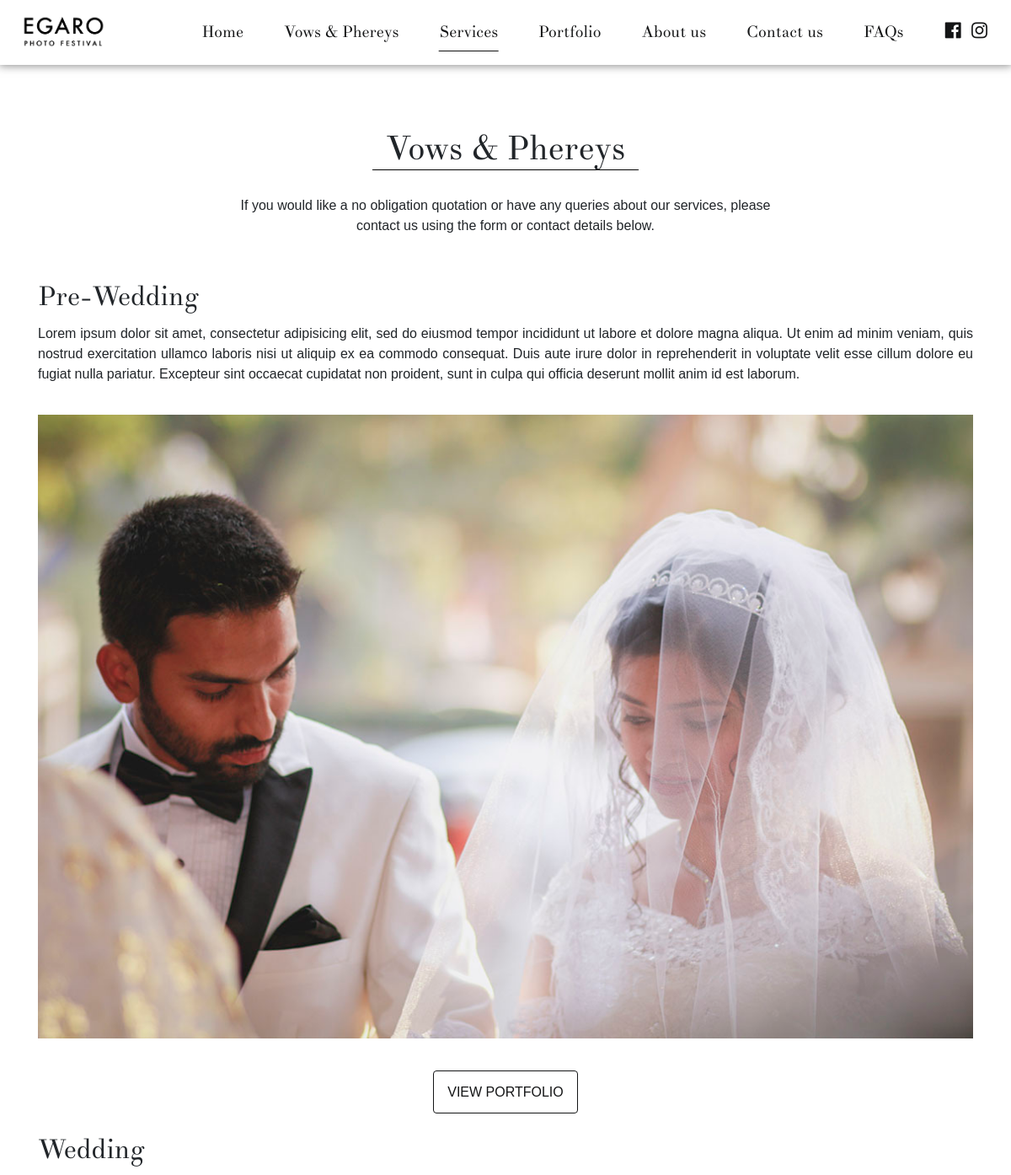
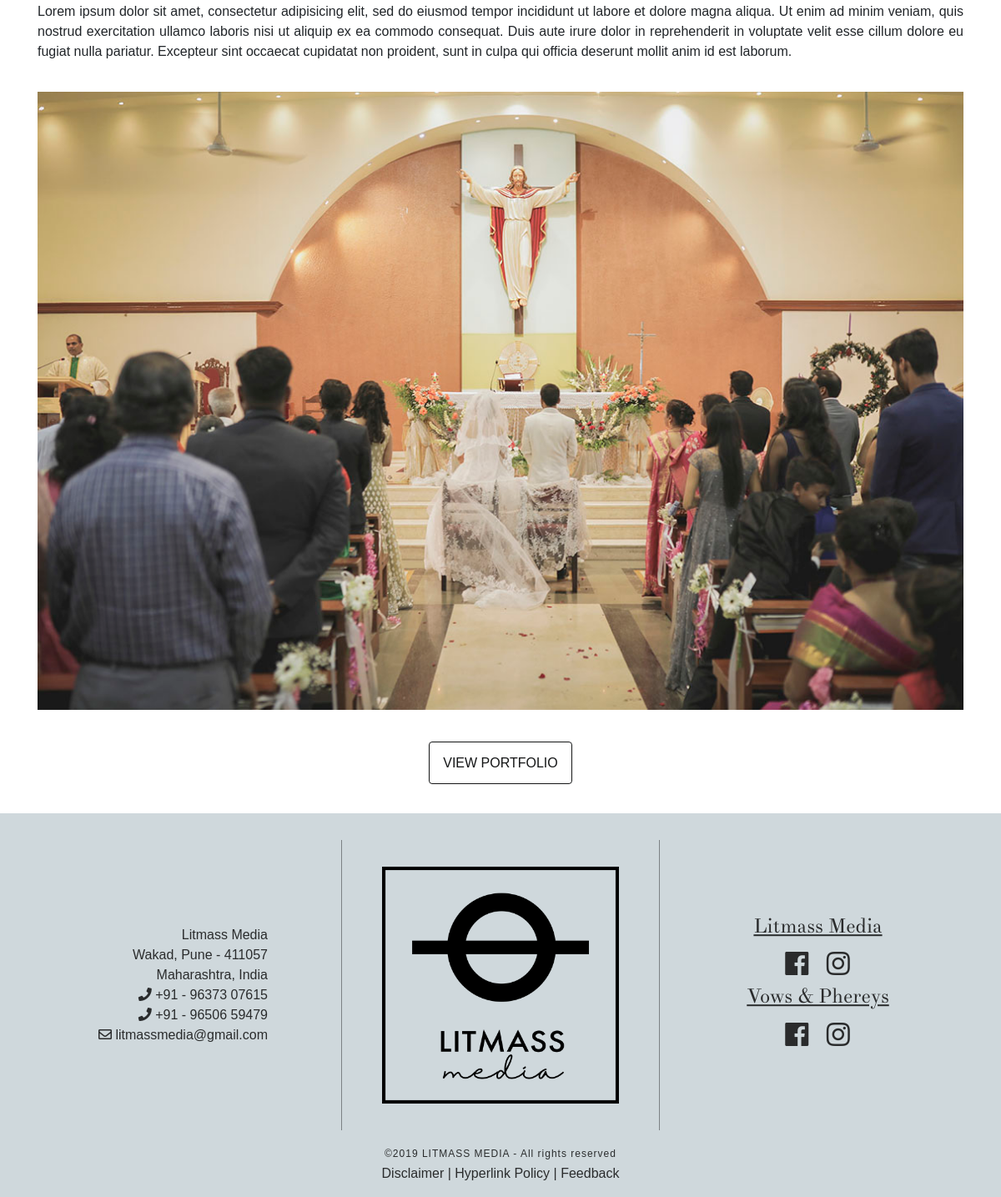
The page /services/wedding.php on the database as committed earlier (2 pictures, top to bottom).
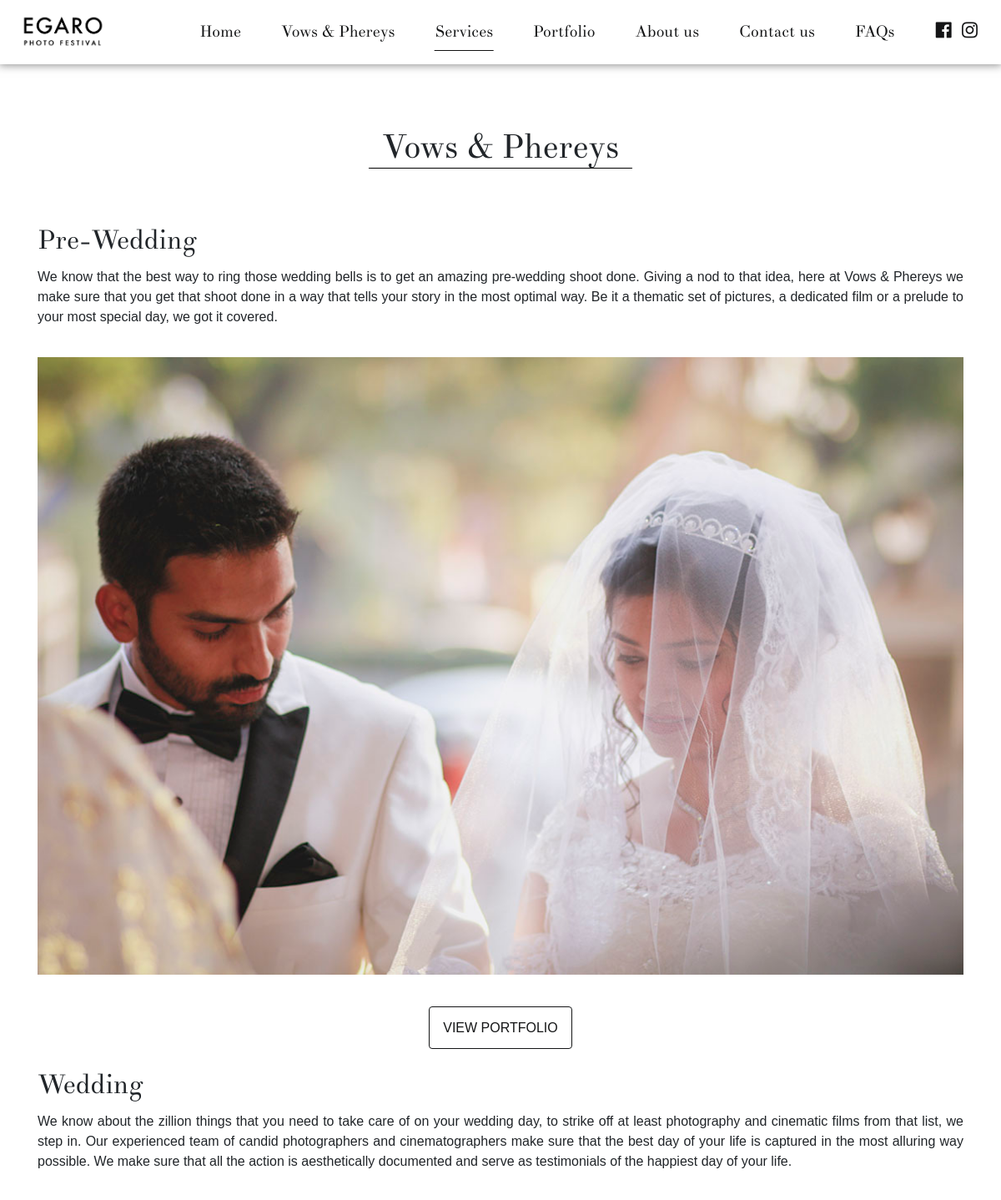
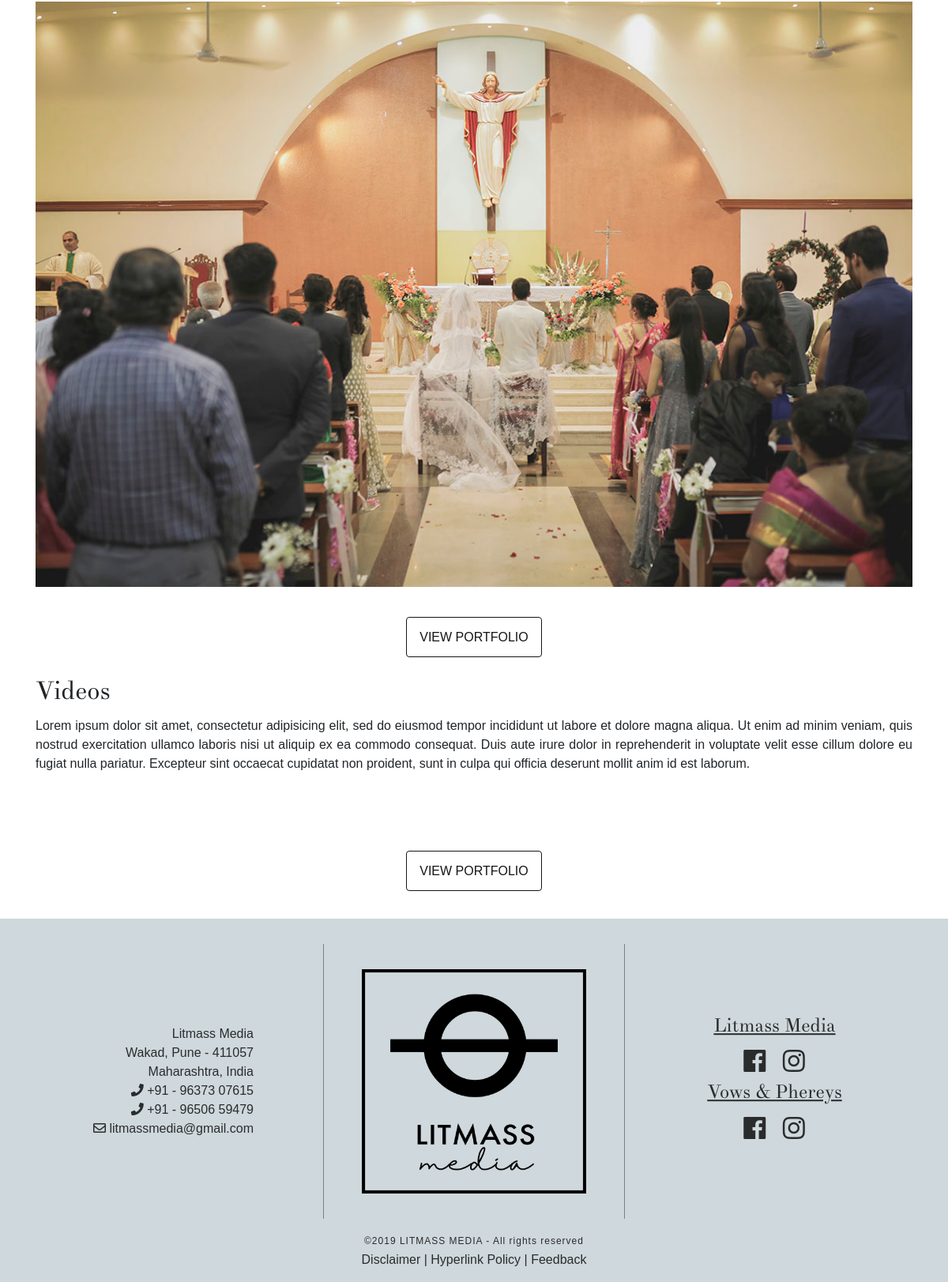
The same page on the database as committed later (2 pictures, top to bottom).
### tables this page shows
CREATE TABLE IF NOT EXISTS `services_meta` (
  `service_id` tinyint(2) NOT NULL,
  `service_name` varchar(128) NOT NULL,
  `content` varchar(1024) NOT NULL,
  `count` tinyint(2) NOT NULL,
  PRIMARY KEY (`service_id`)
);

### services/wedding.php (the view, shortened to what this page needs)
<?php
    require_once("../common/common.php");
    require_once("../config/db-config.php");
    $query = "SELECT `content`, `count` FROM `services_meta` WHERE `service_id` = 1";
    $result = mysqli_query($conn, $query);
    $row = mysqli_fetch_array($result, MYSQLI_ASSOC);
    $content_top = $row['content'];
    $count = $row['count'];
    $query = "SELECT `serial`, `heading`, `content` FROM `services` WHERE `service_id` = 1";
    $result = mysqli_query($conn, $query);
    $heading = array();
    $content = array();
    for($i = 0; $i < $count; $i ++) {
        $row = mysqli_fetch_array($result, MYSQLI_ASSOC);
        $heading[] = $row['heading'];
        $content[] = $row['content'];
    }
?>
<!DOCTYPE html>
<html>
    <head>
        <?= $head ?>
        <link rel="stylesheet" href="../assets/css/services.css" />
    </head>
    <body class="">
        <?= $header ?>
        <main>
            <div class="pad-t-5 container">
                <h1><span class="pad-h-1 b-b-black">Vows &amp; Phereys</span></h1>
                <p class="content-w-60">
                    <?= $content_top ?>
                </p>
            </div>
            <?php
                for($i = 1; $i <= $count; $i ++) {
                    switch ($i) {
                        case 1:
                            $type = "pre";
                            break;
                        case 2:
                            $type = "wed";
                            break;
                        case 3:
                            $type = "films";
                            break;
                    }
            ?>
            <div class="services-block container pad-btm-3">
                <div class="caption"><?= $heading[($i - 1)] ?></div>
                <div class="content">
                    <?= $content[($i - 1)] ?>
                </div>
                <div class="row">
                    <div class="col-12">
                        <img class="img-res" src="../images/services/wedding/<?= $i ?>.jpg" alt="">
                    </div>
                </div>
            </div>
            <div class="text-center">
                <a href="<?= __ROOT__ ?>portfolio/wedding/<?= $type ?>" class="link-button">View Portfolio</a>
            </div>
            <?php
                }
            ?>
        </main>
        <?= $footer ?>
    </body>
</html>

Rows that differ between the two databases and show on the page:
no longer on this page (row edited): services_meta: content "If you would like a no obligation quotation or have any queries about our services, please contact us using the form or contact details below.", count 2 (drawn)
Other text that changed with them:
new list line: "Pre-Wedding We know that the best way to ring those wedding bells is to get an amazing pre-wedding shoot done. Giving a nod to that idea, here at Vows & Phereys we make sure that you get that shoot done in a way that tells your story in the most optimal way. Be it a thematic set of pictures, a dedicated film or a prelude to your most special day, we got it covered. VIEW PORTFOLIO"
new list line: "Wedding We know about the zillion things that you need to take care of on your wedding day, to strike off at least photography and cinematic films from that list, we step in. Our experienced team of candid photographers and cinematographers make sure that the best day of your life is captured in the most alluring way possible. We make sure that all the action is aesthetically documented and serve as testimonials of the happiest day of your life. VIEW PORTFOLIO"
new list line: "Videos Lorem ipsum dolor sit amet, consectetur adipisicing elit, sed do eiusmod tempor incididunt ut labore et dolore magna aliqua. Ut enim ad minim veniam, quis nostrud exercitation ullamco laboris nisi ut aliquip ex ea commodo consequat. Duis aute irure dolor in reprehenderit in voluptate velit esse cillum dolore eu fugiat nulla pariatur. Excepteur sint occaecat cupidatat non proident, sunt in culpa qui officia deserunt mollit anim id est laborum. VIEW PORTFOLIO"
list line gone: "Pre-Wedding Lorem ipsum dolor sit amet, consectetur adipisicing elit, sed do eiusmod tempor incididunt ut labore et dolore magna aliqua. Ut enim ad minim veniam, quis nostrud exercitation ullamco laboris nisi ut aliquip ex ea commodo consequat. Duis aute irure dolor in reprehenderit in voluptate velit esse cillum dolore eu fugiat nulla pariatur. Excepteur sint occaecat cupidatat non proident, sunt in culpa qui officia deserunt mollit anim id est laborum. VIEW PORTFOLIO"
list line gone: "Wedding Lorem ipsum dolor sit amet, consectetur adipisicing elit, sed do eiusmod tempor incididunt ut labore et dolore magna aliqua. Ut enim ad minim veniam, quis nostrud exercitation ullamco laboris nisi ut aliquip ex ea commodo consequat. Duis aute irure dolor in reprehenderit in voluptate velit esse cillum dolore eu fugiat nulla pariatur. Excepteur sint occaecat cupidatat non proident, sunt in culpa qui officia deserunt mollit anim id est laborum. VIEW PORTFOLIO"
